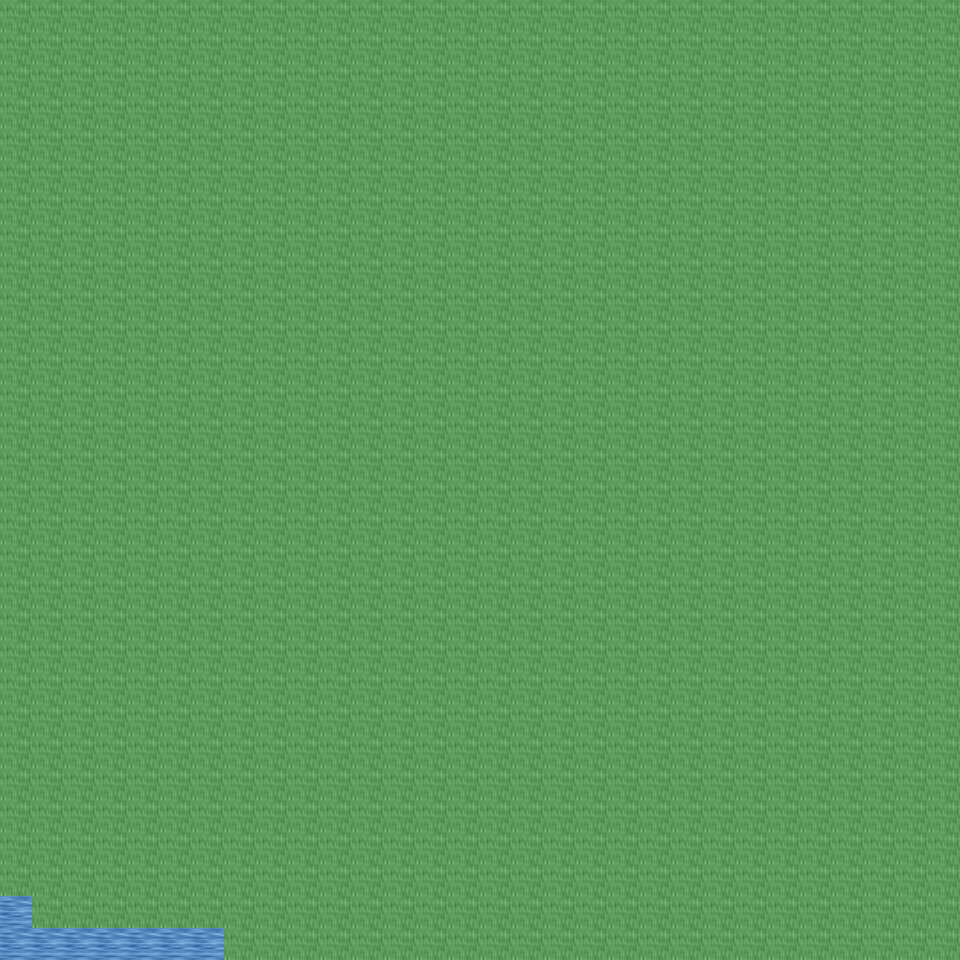

Below is a game level as drawn by its tile map, then a one-line description and the .tmx that defines it (tile-layer data replaced by summaries):
An orthogonal 30x30 tile map with 32x32 px tiles, 6 tile layers (Ground, Object, Object2, Above, ...), 24 tilesets and 2 objects (2x mapExit).

<map version="1.0" orientation="orthogonal" renderorder="right-down" width="30" height="30" tilewidth="32" tileheight="32" nextobjectid="3">
  <tileset firstgid="1" name="tileset_ground_ground" tilewidth="32" tileheight="32" tilecount="33" columns="3">
    <image source="../drawable/tileset_ground_ground.png" width="96" height="352" />
  </tileset>
  <tileset firstgid="34" name="tileset_ground_ridge_earth_dark" tilewidth="32" tileheight="32" tilecount="96" columns="12">
    <image source="../drawable/tileset_ground_ridge_earth_dark.png" width="384" height="256" />
  </tileset>
  <tileset firstgid="130" name="tileset_ground_grass_edges" tilewidth="32" tileheight="32" tilecount="36" columns="12">
    <image source="../drawable/tileset_ground_grass_edges.png" width="384" height="96" />
  </tileset>
  <tileset firstgid="166" name="tileset_ground_water_pool" tilewidth="32" tileheight="32" tilecount="72" columns="3">
    <image source="../drawable/tileset_ground_water_pool.png" width="96" height="768" />
  </tileset>
  <tileset firstgid="238" name="tileset_plant_flower_daisy_white" tilewidth="32" tileheight="32" tilecount="8" columns="2">
    <image source="../drawable/tileset_plant_flower_daisy_white.png" width="64" height="128" />
  </tileset>
  <tileset firstgid="246" name="tileset_ground_rock_pebbles" tilewidth="32" tileheight="32" tilecount="3" columns="1">
    <image source="../drawable/tileset_ground_rock_pebbles.png" width="32" height="96" />
  </tileset>
  <tileset firstgid="249" name="tileset_plant_grasses" tilewidth="32" tileheight="32" tilecount="6" columns="3">
    <image source="../drawable/tileset_plant_grasses.png" width="96" height="64" />
  </tileset>
  <tileset firstgid="255" name="tileset_plant_flower_daisy_yellow" tilewidth="32" tileheight="32" tilecount="8" columns="2">
    <image source="../drawable/tileset_plant_flower_daisy_yellow.png" width="64" height="128" />
  </tileset>
  <tileset firstgid="263" name="tileset_ground_grass_corners" tilewidth="32" tileheight="32" tilecount="24" columns="6">
    <image source="../drawable/tileset_ground_grass_corners.png" width="192" height="128" />
  </tileset>
  <tileset firstgid="287" name="tileset_plant_tree_tree_darkgreen" tilewidth="32" tileheight="32" tilecount="88" columns="8">
    <image source="../drawable/tileset_plant_tree_tree_darkgreen.png" width="256" height="352" />
  </tileset>
  <tileset firstgid="375" name="tileset_plant_flower_daisy_blue" tilewidth="32" tileheight="32" tilecount="8" columns="2">
    <image source="../drawable/tileset_plant_flower_daisy_blue.png" width="64" height="128" />
  </tileset>
  <tileset firstgid="383" name="tileset_plant_flower_daisy_red" tilewidth="32" tileheight="32" tilecount="8" columns="2">
    <image source="../drawable/tileset_plant_flower_daisy_red.png" width="64" height="128" />
  </tileset>
  <tileset firstgid="391" name="tileset_ground_earth_edges" tilewidth="32" tileheight="32" tilecount="18" columns="6">
    <image source="../drawable/tileset_ground_earth_edges.png" width="192" height="96" />
  </tileset>
  <tileset firstgid="409" name="tileset_ground_water_waterfall" tilewidth="32" tileheight="32" tilecount="120" columns="8">
    <image source="../drawable/tileset_ground_water_waterfall.png" width="256" height="480" />
  </tileset>
  <tileset firstgid="529" name="tileset_logic_creature_elf" tilewidth="32" tileheight="32" tilecount="16" columns="8">
    <image source="../drawable/tileset_logic_creature_elf.png" width="256" height="64" />
  </tileset>
  <tileset firstgid="545" name="tileset_logic_item_resources" tilewidth="32" tileheight="32" tilecount="6" columns="6">
    <image source="../drawable/tileset_logic_item_resources.png" width="192" height="32" />
  </tileset>
  <tileset firstgid="551" name="tileset_logic_creature_animal" tilewidth="32" tileheight="32" tilecount="32" columns="8">
    <image source="../drawable/tileset_logic_creature_animal.png" width="256" height="128" />
  </tileset>
  <tileset firstgid="583" name="tileset_logic_collision" tilewidth="32" tileheight="32" tilecount="1" columns="1">
    <image source="../drawable/tileset_logic_collision.png" width="32" height="32" />
  </tileset>
  <tileset firstgid="584" name="tileset_object_suspension_bridge" tilewidth="32" tileheight="32" tilecount="24" columns="3">
    <image source="../drawable/tileset_object_suspension_bridge.png" width="96" height="256" />
  </tileset>
  <tileset firstgid="608" name="tileset_logic_creature_elemental" tilewidth="32" tileheight="32" tilecount="16" columns="8">
    <image source="../drawable/tileset_logic_creature_elemental.png" width="256" height="64" />
  </tileset>
  <tileset firstgid="624" name="tileset_ground_rock_rocks_3" tilewidth="32" tileheight="32" tilecount="16" columns="4">
    <image source="../drawable/tileset_ground_rock_rocks_3.png" width="128" height="128" />
  </tileset>
  <tileset firstgid="640" name="tileset_object_rotating_crystal" tilewidth="32" tileheight="32" tilecount="48" columns="8">
    <image source="../drawable/tileset_object_rotating_crystal.png" width="256" height="192" />
  </tileset>
  <tileset firstgid="688" name="tileset_light_white_1x1" tilewidth="32" tileheight="32" tilecount="1" columns="1">
    <image source="../drawable/tileset_light_white_1x1.png" width="32" height="32" />
  </tileset>
  <tileset firstgid="689" name="tileset_light_light_5x5" tilewidth="32" tileheight="32" tilecount="25" columns="5">
    <image source="../drawable/tileset_light_light_5x5.png" width="160" height="160" />
  </tileset>
  <layer name="Ground" width="30" height="30">
    <data>[900 cells, 900 non-empty, 2 distinct tile ids]</data>
  </layer>
  <layer name="Object" width="30" height="30">
    <data>[900 cells, 19 non-empty, 16 distinct tile ids]</data>
  </layer>
  <layer name="Object2" width="30" height="30">
    <data>[900 cells, 1 non-empty, 1 distinct tile ids]</data>
  </layer>
  <layer name="Above" width="30" height="30">
    <data>[900 cells, 877 non-empty, 24 distinct tile ids]</data>
  </layer>
  <layer name="Above2" width="30" height="30">
    <data>[900 cells, 1 non-empty, 1 distinct tile ids]</data>
  </layer>
  <layer name="Walkable" width="30" height="30">
    <data>[900 cells, 892 non-empty, 1 distinct tile ids]</data>
  </layer>
  <objectgroup name="MapEvents">
    <object id="1" name="south" type="mapExit" x="0" y="928" width="224" height="32">
      <properties>
        <property name="map" value="level_0_x139_y94" />
        <property name="x" value="0" />
        <property name="y" value="1" />
      </properties>
    </object>
    <object id="2" name="west" type="mapExit" x="0" y="896" width="32" height="64">
      <properties>
        <property name="map" value="level_0_x138_y93" />
        <property name="x" value="28" />
        <property name="y" value="28" />
      </properties>
    </object>
  </objectgroup>
</map>
